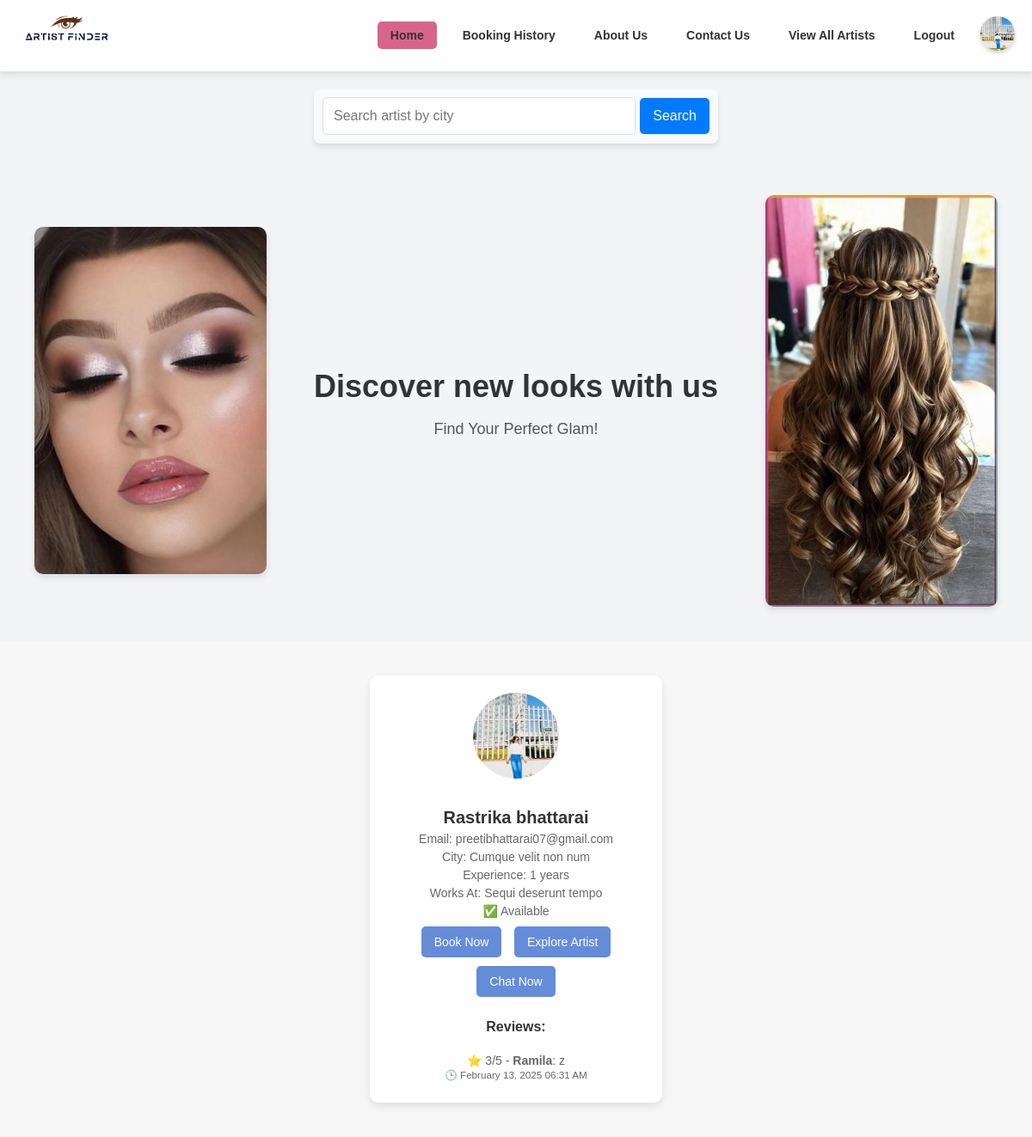
Page /home/ (signed in) on the earlier database version.
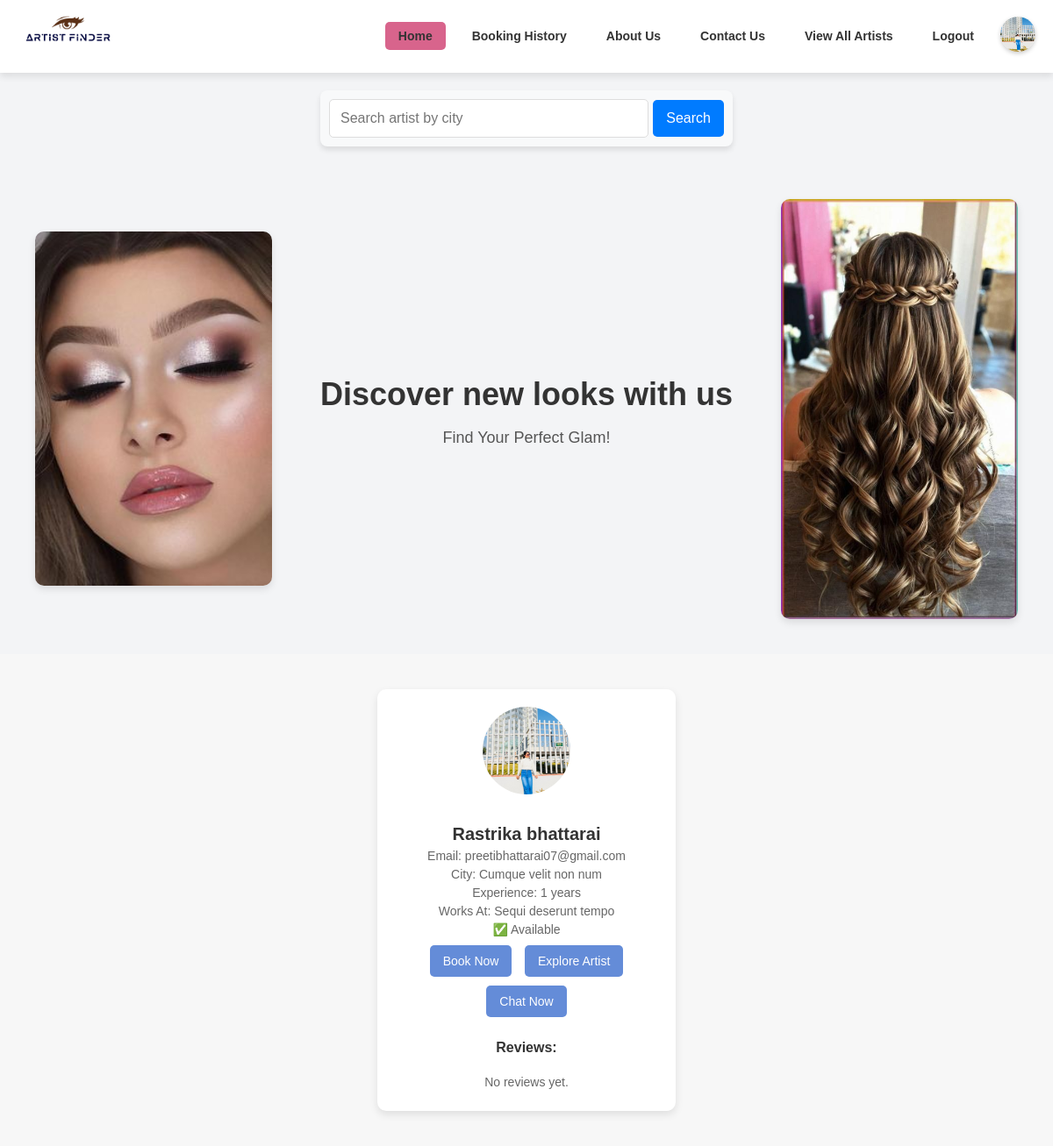
Same page on the later database version.
### accounts/models.py (models this page shows, shortened)
class User(AbstractUser):
    username = None  # ✅ Remove username field completely
    email = models.EmailField(unique=True)  # Email as the unique identifier
    phone = models.CharField(max_length=15, unique=True)
    password = models.CharField(max_length=100)
    profile_image = models.ImageField(upload_to="profile_images/", null=True, blank=True)
    is_verified = models.BooleanField(default=False)
    is_artist = models.BooleanField(default=False)
    otp = models.CharField(max_length=6, blank=True, null=True)  # ✅ Stores OTP
    city = models.CharField(max_length=100, null=True, blank=True)
    works_at = models.CharField(max_length=255, null=True, blank=True)
    experience_years = models.IntegerField(default=0, null=True, blank=True)
    training_certificate = models.FileField(upload_to="certificates/", null=True, blank=True)
    is_available = models.BooleanField(default=True)
    USERNAME_FIELD = "email"  # ✅ Login using email instead of username
    REQUIRED_FIELDS = []  # ✅ Don't require username
    objects = CustomUserManager()  # ✅ Use custom manager

class Review(models.Model):
    artist = models.ForeignKey(User, on_delete=models.CASCADE, related_name="artist_reviews")  # ✅ Link to artist
    service = models.ForeignKey(Service, on_delete=models.CASCADE, related_name="service_reviews", null=True, blank=True)  # ✅ Allow NULL
    user = models.ForeignKey(User, on_delete=models.CASCADE, related_name="user_reviews")
    rating = models.IntegerField(choices=[(i, i) for i in range(1, 6)], default=5)
    comment = models.TextField()
    created_at = models.DateTimeField(auto_now_add=True)

### accounts/views.py (the view)
# urls.py: path('home/', views.home_page, name='home'),
@login_required(login_url='login')
def home_page(request):
    query = request.GET.get("search", "").strip()
    sort_by = request.GET.get("sort_by", "rating")  # Default sorting by rating
    artists = User.objects.filter(is_artist=True)
    if query:
        artists = artists.filter(city__icontains=query)
    artists = artists.annotate(avg_rating=Avg('artist_reviews__rating'))
    if sort_by == "rating":
        artists = artists.order_by('-avg_rating')  # Highest rating first
    elif sort_by == "name":
        artists = artists.order_by('first_name', 'last_name')  # Alphabetical
    elif sort_by == "experience":
        artists = artists.order_by('-experience_years')  # Most experienced first
    paginator = Paginator(artists, 10)
    page_number = request.GET.get("page")
    page_obj = paginator.get_page(page_number)
    booked_artists = Booking.objects.filter(client=request.user, status="Confirmed").values_list('artist_id', flat=True)
    similar_users = Booking.objects.filter(artist_id__in=booked_artists).values_list("client_id", flat=True).distinct()
    recommended_artists = User.objects.filter(
        is_artist=True,
        bookings__client_id__in=similar_users
    ).exclude(id__in=booked_artists).annotate(
        booking_count=Count("bookings")
    ).order_by("-booking_count")[:5]  # ✅ Top 5 recommended artists
    return render(request, "accounts/home.html", {
        "artists": page_obj,  # Paginated artists
        "recommended_artists": recommended_artists,  # ✅ Pass recommended artists
        "query": query,
        "message": "No artists found in this city." if not artists.exists() else "",
        "booked_artists": list(booked_artists),
        "sort_by": sort_by,
    })

### accounts/templates/accounts/home.html (shortened to what this page needs)
{% load static  %}
<!DOCTYPE html>
<html lang="en">
<head>
    <link rel="stylesheet" href="{% static 'css/home.css' %}">
</head>
<body>
    <header class="header">
        <div class="logo">
            <img src="{% static 'imagess/logo.png' %}" alt="Artist Finder Logo">
        </div>
        <nav class="navbar">
            <a href="#" class="nav-link" style="background-color: #D8648C;">Home</a>
            <a href="{% url 'booking_history' %}" class="nav-link">Booking History</a>
            <a href="{% url 'aboutus' %}" class="nav-link">About Us</a>
            <a href="{% url 'contactus' %}" class="nav-link">Contact Us</a>
            <a href="{% url 'artist_list' %}"  class="nav-link">View All Artists</a>
            <a href="{% url 'login' %}" class="nav-link">Logout</a>
            <div class="user-profile">
                <a href="{% url 'user_profile' %}">
                    <img src="{{ user.profile_image.url }}" alt="User" class="user-image">
                </a>
            </div>
        </nav>
    </header>
<form method="GET" action="{% url 'home' %}" class="search-form">
    <input type="text" name="search" placeholder="Search artist by city" value="{{ query|default:'' }}">
    <button type="submit">Search</button>
</form>
    <div class="main-content">
        <div class="frame">
            <img src="{% static 'images/work2.jpg' %}" alt="Makeup">
        </div>
        <div class="description">
            <h1>Discover new looks with us</h1>
            <p>Find Your Perfect Glam!</p>
        </div>
        <div class="frame">
            <img src="{% static 'images/work1.jpg' %}" alt="Makeup Products">
        </div>
    </div>
<div class="artist-container">
    {% if artists %}
        {% for artist in artists %}
        <div class="artist-card">
            <img src="{% if artist.profile_image %}{{ artist.profile_image.url }}{% else %}{% static 'images/default.jpg' %}{% endif %}"
                 alt="{{ artist.first_name }}'s Profile Image" class="artist-profile-image">
            <h3>{{ artist.first_name }} {{ artist.last_name }}</h3>
            <p>Email: {{ artist.email }}</p>
            <p>City: {{ artist.city }}</p>
            <p>Experience: {{ artist.experience_years }} years</p>
            <p>Works At: {{ artist.works_at }}</p>
            <p class="availability-status {% if artist.is_available %}available{% else %}not-available{% endif %}">
                {% if artist.is_available %}
                    ✅ Available
                {% else %}
                    ❌ Not Available
                {% endif %}
            </p>
            {% if artist.is_available %}
                <button onclick="window.location.href='{% url 'book_artist' artist.id %}'" class="book-btn">
                    Book Now
                </button>
            {% else %}
                <button class="book-btn disabled" disabled title="This artist is currently unavailable">
                    Not Available
                </button>
            {% endif %}
            <button onclick="window.location.href='{% url 'artist_detail' artist.id %}'">Explore Artist</button>
            <button> Chat Now </button>
            <h4>Reviews:</h4>
{% for review in artist.artist_reviews.all %}
    <p>
        ⭐ {{ review.rating }}/5 -
        <strong>{{ review.user.first_name }}</strong>: {{ review.comment }}
        <br>
        <small>🕒 {{ review.created_at|date:"F d, Y h:i A" }}</small>
    </p>
{% empty %}
    <p>No reviews yet.</p>
{% endfor %}
        </div>
        {% endfor %}
    {% else %}
        <p>No artists available in this city.</p>
    {% endif %}
</div>
</body>
</html>

Differences in the rows shown:
removed Review: rating "3", user.first_name "Ramila", comment "z", created_at "February 13, 2025 06:31 AM"
changed User "Rastrika": now shows "No reviews yet."
